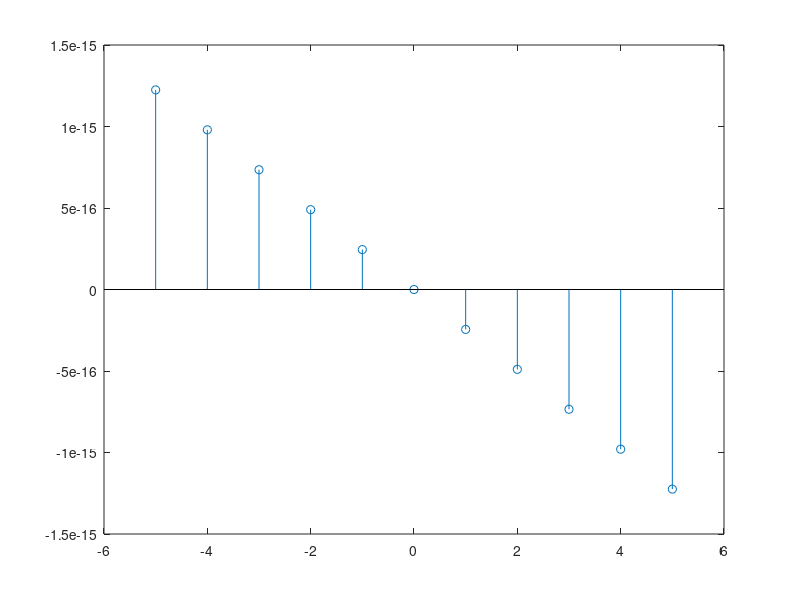

Write MATLAB code to recreate this figure.
% Complex Exponential Sequence
n = -5:5;
w = 2*pi;
x = exp(j*w*n);
stem(n,real(x))
stem(n,imag(x))
stem(n,abs(x))
stem(n,angle(x))
